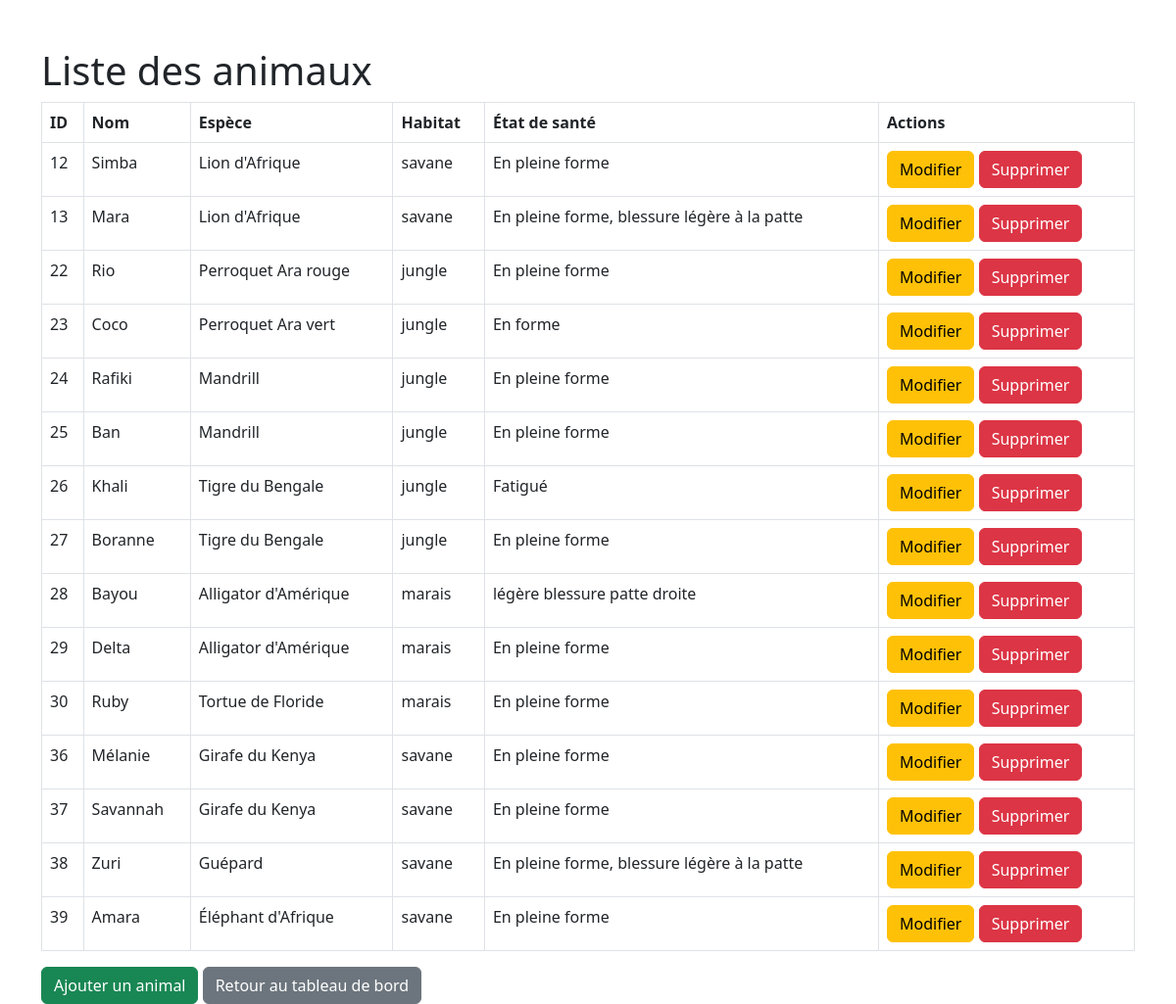
The app's page /manage_animals.php, older data.
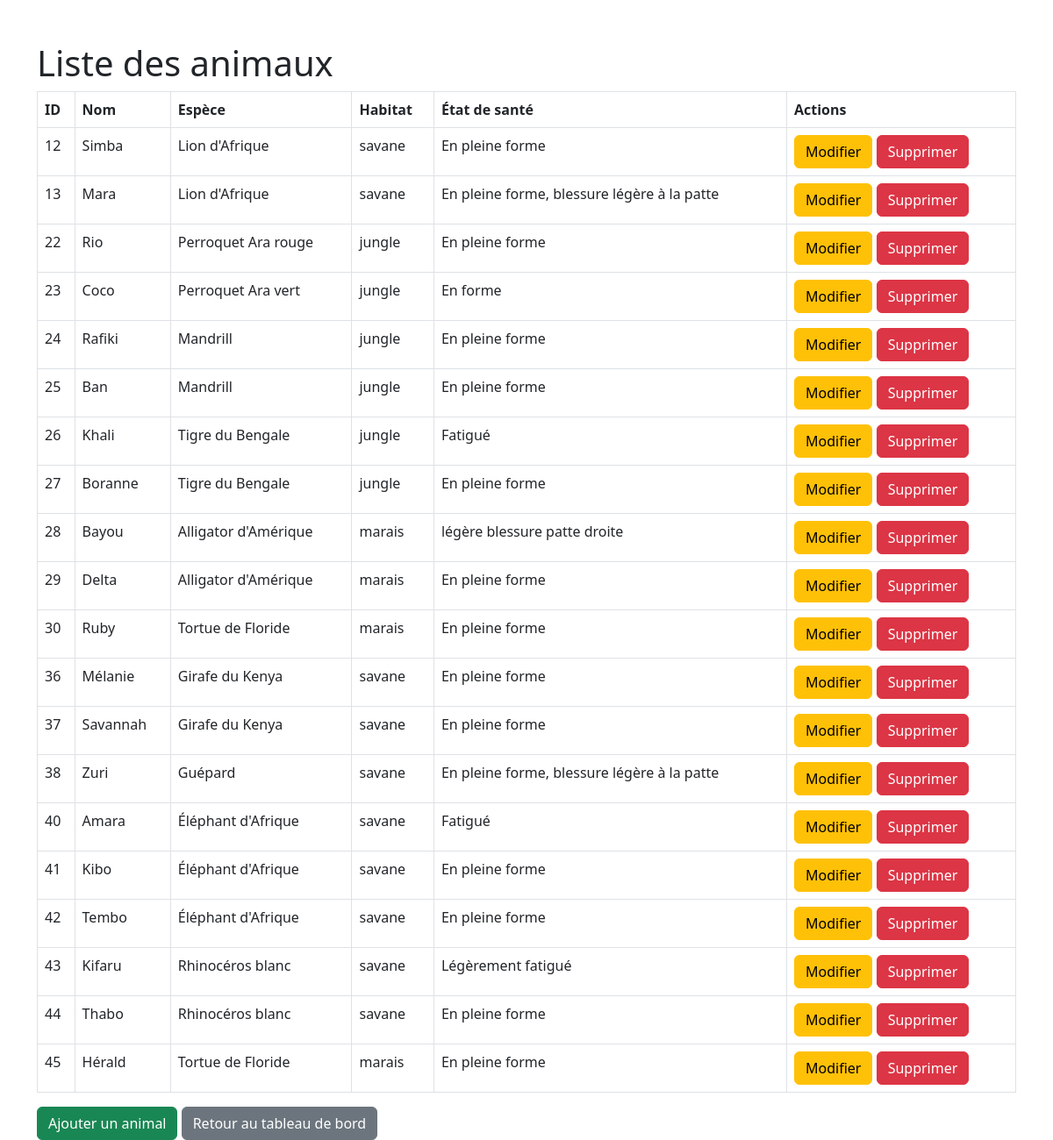
The same page, newer data.
### tables this page shows
CREATE TABLE `animals` (
  `id` int NOT NULL AUTO_INCREMENT,
  `name` varchar(255) NOT NULL,
  `race` varchar(255) NOT NULL,
  `habitat` varchar(255) NOT NULL,
  `health` varchar(255) NOT NULL,
  `food` varchar(255) NOT NULL,
  `food_quantity` float NOT NULL,
  `last_checkup` date NOT NULL,
  `image` varchar(255) DEFAULT NULL,
  `food_unit` varchar(10) DEFAULT NULL,
  PRIMARY KEY (`id`)
);

### manage_animals.php (the view, shortened to what this page needs)
<?php
require 'db.php';
$animals = $pdo->prepare("SELECT * FROM animals");
$animals->execute();
$animalList = $animals->fetchAll();
?>
<!DOCTYPE html>
<html lang="fr">
<head>
    <link href="https://cdn.jsdelivr.net/npm/bootstrap@5.3.0/dist/css/bootstrap.min.css" rel="stylesheet">
</head>
<body>
    <div class="container mt-5">
        <h1>Liste des animaux</h1>
        <table class="table table-bordered">
            <thead>
                <tr>
                    <th>ID</th>
                    <th>Nom</th>
                    <th>Espèce</th>
                    <th>Habitat</th>
                    <th>État de santé</th>
                    <th>Actions</th>
                </tr>
            </thead>
            <tbody>
                <?php foreach ($animalList as $animal): ?>
                <tr>
                    <td><?php echo $animal['id']; ?></td>
                    <td><?php echo $animal['name']; ?></td>
                    <td><?php echo $animal['race']; ?></td>
                    <td><?php echo $animal['habitat']; ?></td>
                    <td><?php echo $animal['health']; ?></td>
                    <td>
                        <a href="edit_animal.php?id=<?php echo $animal['id']; ?>" class="btn btn-warning">Modifier</a>
                        <form method="POST" action="" style="display:inline;">
                            <button type="submit" class="btn btn-danger">Supprimer</button>
                        </form>
                    </td>
                </tr>
                <?php endforeach; ?>
            </tbody>
        </table>
        <a href="add_animal.php" class="btn btn-success">Ajouter un animal</a>
        <a href="admin_dashboard.php" class="btn btn-secondary">Retour au tableau de bord</a>
    </div>
</body>
</html>

Row changes from the older to the newer data that the page shows:
removed animals: id "39", name "Amara", race "Éléphant d'Afrique", habitat "savane", health "En pleine forme"
added animals: id "40", name "Amara", race "Éléphant d'Afrique", habitat "savane", health "Fatigué"
added animals: id "41", name "Kibo", race "Éléphant d'Afrique", habitat "savane", health "En pleine forme"
added animals: id "42", name "Tembo", race "Éléphant d'Afrique", habitat "savane", health "En pleine forme"
added animals: id "43", name "Kifaru", race "Rhinocéros blanc", habitat "savane", health "Légèrement fatigué"
added animals: id "44", name "Thabo", race "Rhinocéros blanc", habitat "savane", health "En pleine forme"
added animals: id "45", name "Hérald", race "Tortue de Floride", habitat "marais", health "En pleine forme"
